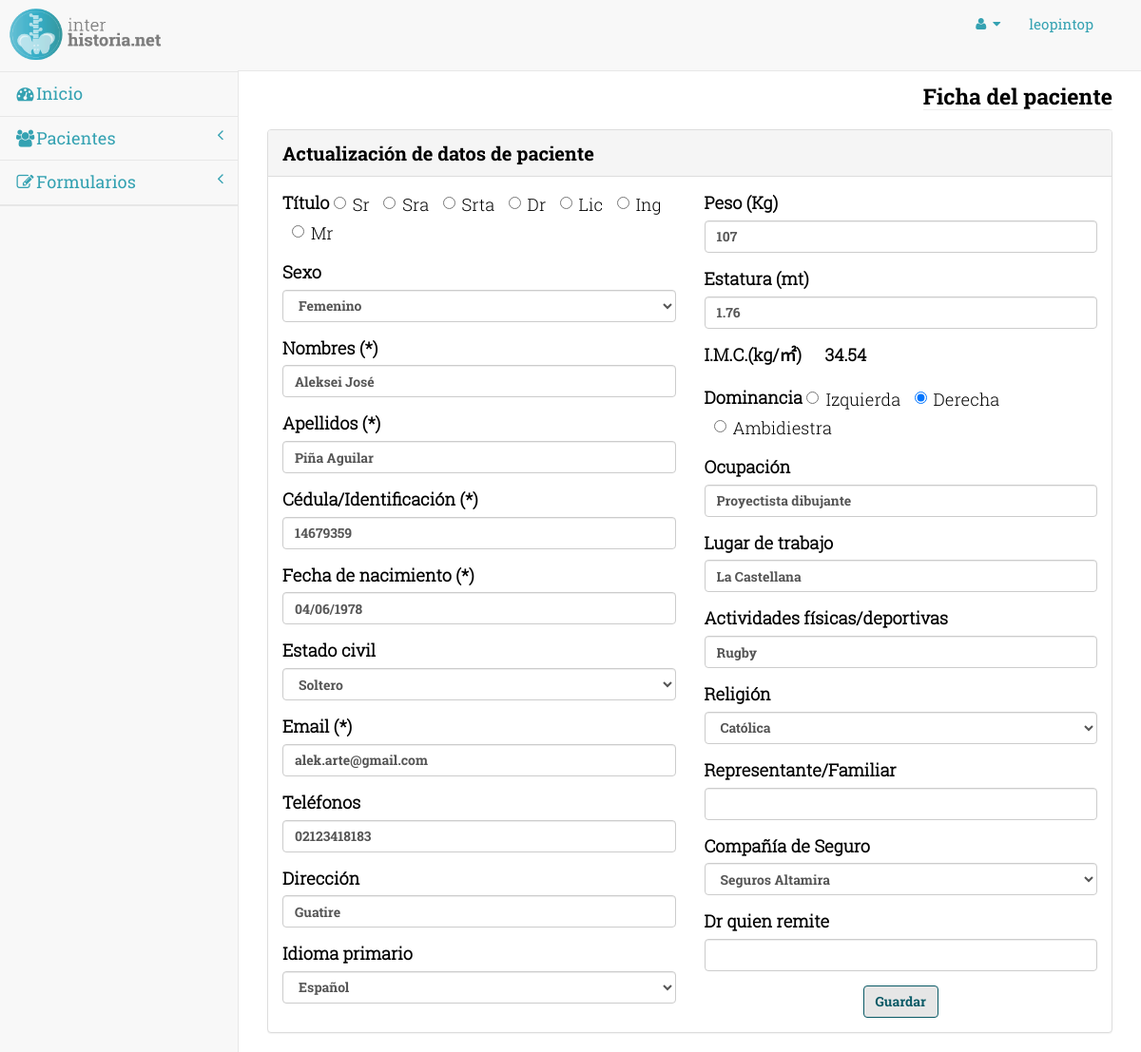
The page /pages/mpaciente.php?p=77 (signed in) on the database its author committed.
### tables this page shows
CREATE TABLE IF NOT EXISTS `paciente` (
  `idPaciente` int(11) NOT NULL AUTO_INCREMENT,
  `titulo` varchar(4) DEFAULT NULL,
  `nombre` varchar(120) NOT NULL,
  `apellido` varchar(120) NOT NULL,
  `cedula` varchar(15) NOT NULL,
  `fecha_nacimiento` date NOT NULL,
  `direccion` varchar(200) DEFAULT NULL,
  `sexo` varchar(15) DEFAULT NULL,
  `ocupacion` varchar(45) DEFAULT NULL,
  `lugar_trabajo` varchar(100) DEFAULT NULL,
  `telefono` varchar(45) DEFAULT NULL,
  `email` varchar(45) DEFAULT NULL,
  `edo_civil` varchar(45) DEFAULT NULL,
  `religion` varchar(45) DEFAULT NULL,
  `representante` varchar(45) DEFAULT NULL,
  `idioma` varchar(45) DEFAULT NULL,
  `actividad_fisica` varchar(120) DEFAULT NULL,
  `peso` double DEFAULT NULL,
  `estatura` float DEFAULT NULL,
  `imc` double DEFAULT NULL,
  `dominancia` varchar(45) DEFAULT NULL,
  `seguro` varchar(45) DEFAULT NULL,
  `dr_remitido` varchar(45) DEFAULT NULL,
  `idUsuario` int(2) DEFAULT NULL,
  PRIMARY KEY (`idPaciente`),
  KEY `idUsuario` (`idUsuario`)
);

### bd/data-paciente.php (called while the page is built, shortened)
<?php
	function obtenerPacienteId( $link, $idp ){
		$q = "Select idPaciente as id, titulo, nombre, apellido, cedula, DATE_FORMAT(fecha_nacimiento,'%d/%m/%Y') as fnac,
		YEAR(CURDATE())-YEAR(fecha_nacimiento) + IF(DATE_FORMAT(CURDATE(),'%m-%d') > DATE_FORMAT(fecha_nacimiento,'%m-%d'), 0, -1) as edad, sexo, ocupacion, lugar_trabajo as lt, edo_civil as cv, religion, representante, idioma, actividad_fisica as af, peso, estatura, imc, dominancia, seguro, dr_remitido,
				YEAR(CURDATE())-YEAR(fecha_nacimiento) + IF(DATE_FORMAT(CURDATE(),'%m-%d') > DATE_FORMAT(fecha_nacimiento,'%m-%d'), 0, -1) as edad, telefono, email, direccion as dir from paciente where idPaciente = $idp";
		$data = mysql_fetch_array( mysql_query ( $q, $link ) );
		return $data;
	}
	function tselop( $texto, $val, $t ){
		if( $t == "sel" ) $ts = "selected"; if( $t == "chk" ) $ts = "checked";
		$tx = "";
		if( $texto == $val ) $tx = $ts;
		return $tx;
	}
?>

### pages/mpaciente.php (the view, shortened to what this page needs)
<?php
	include( "../bd/data-paciente.php" );
	if( isset( $_GET["p"] ) ) $p = $_GET["p"]; else $p = 0;
?>
<!DOCTYPE html>
<html lang="es">
    <link rel="stylesheet" type="text/css" href="../css/bootstrap.css">
    <link rel="stylesheet" type="text/css" href="../css/bootstrapValidator.css">
    <link rel="stylesheet" type="text/css" href="../css/ihstyle.css">
    <link rel="stylesheet" type="text/css" href="../css/datepicker.css">
    <link rel="stylesheet" type="text/css" href="../css/datepicker3.css">
<head>
    <link href="../bower_components/bootstrap/dist/css/bootstrap.min.css" rel="stylesheet">
    <link href="../bower_components/metisMenu/dist/metisMenu.min.css" rel="stylesheet">
    <link href="../dist/css/timeline.css" rel="stylesheet">
    <link href="../dist/css/sb-admin-2.css" rel="stylesheet">
    <link href="../bower_components/morrisjs/morris.css" rel="stylesheet">
    <link href="../bower_components/font-awesome/css/font-awesome.min.css" rel="stylesheet" type="text/css">
</head>
<body>
	<?php $paciente = obtenerPacienteId( $dbh, $p ); ?>
    <div id="wrapper">
      <nav class="navbar navbar-default navbar-static-top" role="navigation" style="margin-bottom:0; min-height:75px;">
          <div class="navbar-header" style="/*float:none;*/">
            <a class="navbar-brand" href="index.php" style="padding:7px; position:absolute; z-index:9;">
            	<img src="../img/logo.png" width="165" height="58">
            </a>
            </div>
            <?php include( "navbar-header.php" );?>
            <?php include( "imenu.php" );?>
        </nav>
      	<div id="page-wrapper">
            <div class="row">
                <div class="col-lg-12">
                    <h1 class="page-header"><span class="title">Ficha del paciente</span></h1>
                </div>
            </div>
            <div class="row">
                <div class="col-lg-12">
                    <div class="panel panel-default">
                        <div class="panel-heading">Actualización de datos de paciente</div>
                        <div class="panel-body">
                            <div class="row">
                            	<form role="form" id="form_mpaciente" method="get">
                                    <div class="col-lg-6">
                                    	<div class="form-group">
                                            <label>Título</label>
                                            <?php $tit = $paciente["titulo"];?>
                                            <label class="radio-inline">
                                                <input type="radio" name="titulo" id="rbt-sr" value="sr" <?php echo tselop("sr",$tit,"chk");?>>Sr
                                            </label>
                                            <label class="radio-inline">
                                                <input type="radio" name="titulo" id="rbt-sra" value="sra" <?php echo tselop("sra",$tit,"chk");?>>Sra
                                            </label>
                                            <label class="radio-inline">
                                                <input type="radio" name="titulo" id="rbt-srta" value="srta"<?php echo tselop("srta",$tit,"chk");?>>Srta
                                            </label>
                                            <label class="radio-inline">
                                                <input type="radio" name="titulo" id="rbt-dr" value="dr" <?php echo tselop("dr",$tit,"chk");?>>Dr
                                            </label>
                                            <label class="radio-inline">
                                                <input type="radio" name="titulo" id="rbt-lic" value="lic" <?php echo tselop("lic",$tit,"chk");?>>Lic
                                            </label>
                                            <label class="radio-inline">
                                                <input type="radio" name="titulo" id="rbt-ing" value="ing" <?php echo tselop("ing",$tit,"chk");?>>Ing
                                            </label>
                                            <label class="radio-inline">
                                                <input type="radio" name="titulo" id="rbt-mr" value="mr" <?php echo tselop("mr",$tit,"chk");?>>Mr
                                            </label>
                                        </div>
                                        <div class="form-group">
                                            <label>Sexo</label>
                                            <select class="form-control" name="sexo" id="psexo">
                                                <option value="femenino">Femenino</option>
                                            </select>
                                        </div>
                                        <div class="form-group">
                                            <label>Nombres (*)</label>
                                            <input class="form-control" name="nombres" id="pnombres" value="<?php echo $paciente["nombre"];?>">
                                        </div>
                                        <div class="form-group">
                                            <label>Apellidos (*)</label>
                                            <input class="form-control" name="apellidos" id="papellidos" value="<?php echo $paciente["apellido"];?>">
                                        </div>
                                        <div class="form-group">
                                            <label>Cédula/Identificación (*)</label>
                                            <input class="form-control" name="cedula" id="pcedula" value="<?php echo $paciente["cedula"];?>">
                                        </div>
                                        <div class="form-group">
                                            <label>Fecha de nacimiento (*)</label>
                                            <input class="form-control" id="datetimepicker" readonly
                                            name="pfnacimiento" value="<?php echo $paciente["fnac"]?>">
                                        </div>
                                        <div class="form-group">
                                            <label>Estado civil</label>
                                            <?php $ec = $paciente["cv"]?>
                                            <select class="form-control" name="edocivil" id="pedocivil">
                                                <option value="soltero" <?php echo tselop("soltero",$ec,"sel");?>>Soltero</option>
                                            </select>
                                        </div>
                                        <div class="form-group">
                                            <label>Email (*)</label>
                                            <input type="email" class="form-control" name="email" id="email" value="<?php echo $paciente["email"]?>">
                                        </div>
                                        <div class="form-group">
                                            <label>Teléfonos</label>
                                            <input class="form-control" name="telefono1" id="ptelefono1"
                                            value="<?php echo $paciente["telefono"]?>">
                                        </div>
                                        <div class="form-group">
                                            <label>Dirección</label>
                                            <input class="form-control" name="direccion" id="pdireccion"
                                            value="<?php echo $paciente["dir"]?>">
                                        </div>
                                        <div class="form-group">
                                            <label>Idioma primario</label>
                                            <?php $idioma = $paciente["idioma"]?>
                                            <select class="form-control" name="idioma" id="pidioma">
                                                <option value="español" <?php echo tselop( "español",$idioma,"sel");?>>Español</option>
                                            </select>
                                        </div>
                                	</div>
                                    <div class="col-lg-6">
                                        <div class="form-group">
                                            <label>Peso (Kg)</label>
                                            <input class="form-control" name="peso" id="ppeso"
                                            onBlur="mostrarIMC()" onKeyPress="mostrarIMC()" value="<?php echo $paciente["peso"]?>">
                                        </div>
                                        <div class="form-group">
                                            <label>Estatura (mt)</label>
                                            <input class="form-control" name="estatura" id="pestatura" onKeyPress="mostrarIMC()"
                                            onBlur="mostrarIMC()" value="<?php echo $paciente["estatura"]?>">
                                        </div>
                                        <div class="form-group">
                                            <label>I.M.C.(kg/㎡)</label>
                                            <label id="imcval" style="margin-left:20px"><?php echo $paciente["imc"]?></label>
                                        </div>
                                        <div class="form-group">
                                            <label>Dominancia</label>
                                            <label class="radio-inline">
                                                <input type="radio" name="dominancia" id="rbt-sr" value="Izquierda"
												<?php echo tselop("Izquierda",$paciente["dominancia"],"chk");?>>Izquierda
                                            </label>
                                            <label class="radio-inline">
                                                <input type="radio" name="dominancia" id="rbt-sra" value="Derecha"
												<?php echo tselop("Derecha",$paciente["dominancia"],"chk");?>>Derecha
                                            </label>
                                            <label class="radio-inline">
                                                <input type="radio" name="dominancia" id="rbt-srta" value="Ambidiestra"
												<?php echo tselop("Ambidiestra",$paciente["dominancia"],"chk");?>>Ambidiestra
                                            </label>
                                        </div>
                                        <div class="form-group">
                                            <label>Ocupación</label>
                                            <input class="form-control" name="ocupacion" id="pocupación" value="<?php echo $paciente["ocupacion"]?>">
                                        </div>
                                        <div class="form-group">
                                            <label>Lugar de trabajo</label>
                                            <input class="form-control" name="ltrabajo" id="pltrabajo" value="<?php echo $paciente["lt"]?>">
                                        </div>
                                        <div class="form-group">
                                            <label>Actividades físicas/deportivas</label>
                                            <input class="form-control" name="actividades" id="pactividades" value="<?php echo $paciente["af"]?>">
                                        </div>
                                        <div class="form-group">
                                            <label>Religión</label>
                                            <?php $rel = $paciente["religion"];?>
                                            <select class="form-control" name="religion" id="preligion">
                                                <option value="catolica" <?php echo tselop("catolica",$rel,"sel");?>>Católica</option>
                                            </select>
                                        </div>
                                        <div class="form-group">
                                            <label>Representante/Familiar</label>
                                            <input class="form-control" name="representante" id="prepresentante"
                                            value="<?php echo $paciente["representante"]?>">
                                        </div>
                                        <div class="form-group">
                                            <label>Compañía de Seguro</label>
											<?php $seg = $paciente["seguro"];?>
                                            <select class="form-control" name="seguro" id="pseguro" onChange="chopt(this)">
                                            	<option value="seguros_altamira" <?php echo tselop("seguros_altamira",$seg,"sel");?>>Seguros Altamira</option>
                                            </select>
                                        </div>
                                        <div class="form-group">
                                            <label>Dr quien remite</label>
                                            <input class="form-control" name="doctor" id="pdoctor" value="<?php echo $paciente["dr_remitido"]?>">
                                        </div>
                                        <?php if($p != 0) {?>
                                        <div align="center">
                                        	<button type="button" class="btn btn-form" onClick="actPaciente()">Guardar</button>
                                        </div>
                                        <?php } ?>
                                    </div>
                                </form>
                            </div>
                        </div>
                    </div>
                </div>
            </div>
		</div>
      </div>
</body>
</html>

### rows shown on the page
paciente: nombres "Aleksei José", apellidos "Piña Aguilar", cedula "14679359", email "alek.arte@gmail.com", telefono1 "02123418183", direccion "Guatire", peso "107", estatura "1.76", imc "34.54", ocupacion "Proyectista dibujante", ltrabajo "La Castellana", actividades "Rugby"

### other values the page prints
$nuser "leopintop"
